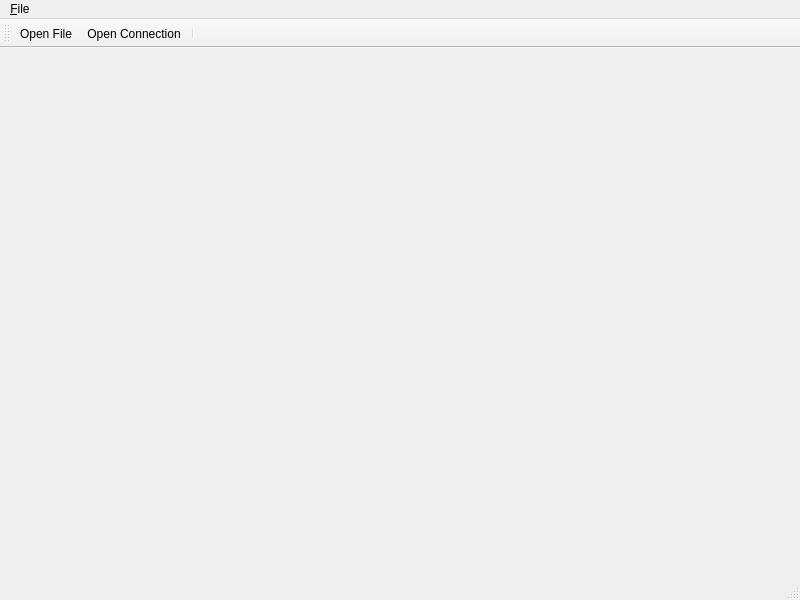
<?xml version="1.0" encoding="UTF-8"?>
<ui version="4.0">
 <class>MainWindow</class>
 <widget class="QMainWindow" name="MainWindow">
  <property name="geometry">
   <rect>
    <x>0</x>
    <y>0</y>
    <width>800</width>
    <height>600</height>
   </rect>
  </property>
  <property name="windowTitle">
   <string>MainWindow</string>
  </property>
  <widget class="QWidget" name="centralWidget"/>
  <widget class="QMenuBar" name="menuBar">
   <property name="geometry">
    <rect>
     <x>0</x>
     <y>0</y>
     <width>800</width>
     <height>29</height>
    </rect>
   </property>
   <widget class="QMenu" name="menu_File">
    <property name="title">
     <string>&amp;File</string>
    </property>
    <addaction name="actionOpenFile"/>
    <addaction name="separator"/>
    <addaction name="actionOpenConnection"/>
    <addaction name="separator"/>
    <addaction name="actionQuit"/>
   </widget>
   <addaction name="menu_File"/>
  </widget>
  <widget class="QToolBar" name="toolBar">
   <property name="windowTitle">
    <string>toolBar</string>
   </property>
   <attribute name="toolBarArea">
    <enum>TopToolBarArea</enum>
   </attribute>
   <attribute name="toolBarBreak">
    <bool>false</bool>
   </attribute>
   <addaction name="actionOpenFile"/>
   <addaction name="actionOpenConnection"/>
   <addaction name="separator"/>
  </widget>
  <widget class="QStatusBar" name="statusBar"/>
  <action name="actionOpenFile">
   <property name="icon">
    <iconset theme="document-new"/>
   </property>
   <property name="text">
    <string>Open File</string>
   </property>
  </action>
  <action name="actionOpenConnection">
   <property name="icon">
    <iconset theme="call-start"/>
   </property>
   <property name="text">
    <string>Open Connection</string>
   </property>
  </action>
  <action name="actionQuit">
   <property name="icon">
    <iconset theme="application-exit"/>
   </property>
   <property name="text">
    <string>Quit</string>
   </property>
  </action>
 </widget>
 <resources/>
 <connections/>
 <slots>
  <slot>openConnection()</slot>
 </slots>
</ui>
